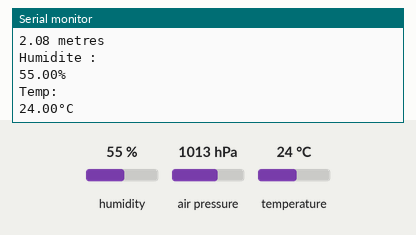
A sketch run on a simulated Arduino Uno, built with avr-gcc and run on an emulated ATmega328P. Parts: the last lines printed to the serial monitor. The test bench sets the inputs (shaded band); at power-on: humidity 55 %, air pressure 1013 hPa, temperature 24 °C.

Above: at 1.2 s.
1.3 s: humidity set to 22 %
At 3.2 s:
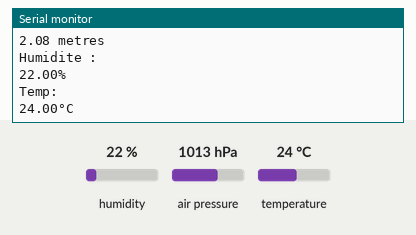
3.4 s: air pressure set to 952 hPa
5.5 s: temperature set to 12 °C
At 6.7 s:
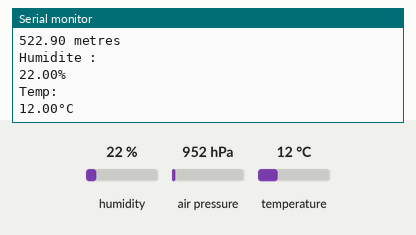
7.6 s: humidity set to 40 %
At 11.1 s:
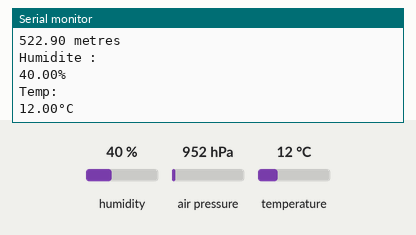
13.3 s: air pressure set to 975 hPa
15.4 s: temperature set to 19 °C
At 17.5 s:
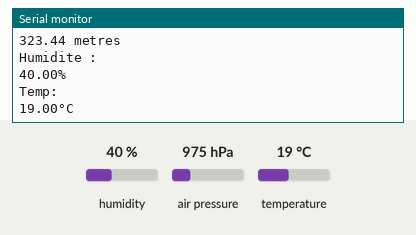
Timing chart, 0 to 18.5 s (numbered marks = the images above; inputs shaded):
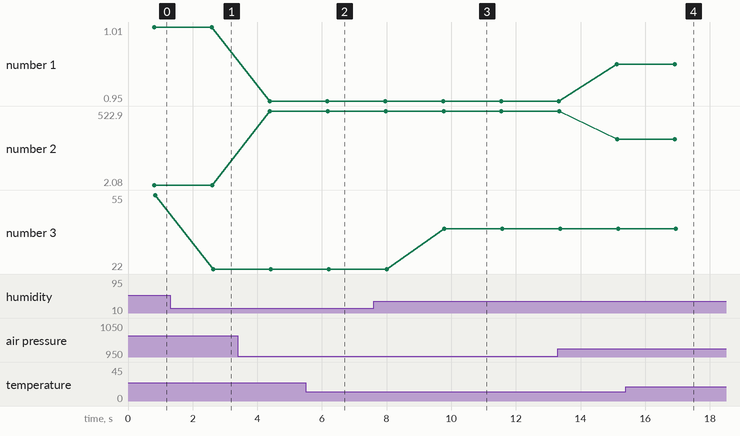

Measured:
- after the input at 1.3 s, the serial monitor: prints a new line after 1.3 s (image 1)
- after the input at 5.5 s, the serial monitor: prints a new line after 0.73 s (image 2)
- after the input at 7.6 s, the serial monitor: prints a new line after 2.2 s (image 3)
- after the input at 15.4 s, the serial monitor: prints a new line after 1.6 s (image 4)
- plotted number 1: 1.01 → 0.95 after the input at 3.4 s, 0.95 → 0.98 after the input at 13.3 s
- plotted number 2: 2.08 → 522.9 after the input at 3.4 s, 522.9 → 323.44 after the input at 13.3 s
- plotted number 3: 55 → 22 after the input at 1.3 s, 22 → 40 after the input at 7.6 s

The sketch:

tp10.ino
```cpp
#include <Adafruit_MPU6050.h>
#include <Adafruit_Sensor.h>
#include <Wire.h>
#include <Adafruit_BMP085.h>
#include <DHT.h>
#include <DHT_U.h>
#include <OneWire.h>
#include <DallasTemperature.h>
#define DHTPIN 5     // Digital pin connected to the DHT sensor
#define DHTTYPE    DHT11     // DHT 11
#define ONE_WIRE_BUS 4
OneWire oneWire(ONE_WIRE_BUS);
DallasTemperature sensors(&oneWire);

Adafruit_BMP085 bmp;
Adafruit_MPU6050 mpu;
DHT_Unified dht(DHTPIN, DHTTYPE);

void setup() {
  Serial.begin(9600);
  bmp.begin();
  mpu.begin();
  mpu.setAccelerometerRange(MPU6050_RANGE_2_G);
  mpu.setGyroRange(MPU6050_RANGE_250_DEG);
  mpu.setFilterBandwidth(MPU6050_BAND_94_HZ);
  dht.begin();
  sensors.begin();
}

volatile int menuNum=1;

void loop() {

  // Aquisition
    //Pression+Altitude
  float Pressure=bmp.readPressure()/100000.0F;
  float Alti=bmp.readAltitude();
    //Humidité
  sensors_event_t event;
  dht.humidity().getEvent(&event);
  float Humi=event.relative_humidity;
    //Temperatue
  sensors.requestTemperatures();
  float tempC = sensors.getTempCByIndex(0);

  // Affichage
  Serial.println("Pression/Altitude :");
  Serial.print(Pressure);
  Serial.println(" bars");

  Serial.print(Alti);
  Serial.println(" metres");

  Serial.println("Humidite :");
  Serial.print(Humi);
  Serial.println("%");

  Serial.println("Temp: ");
  Serial.print(tempC);
  Serial.println("°C");
  Serial.print("\n");
  delay(1000);

}
```
